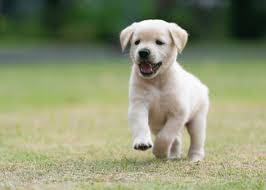
#> input picture DAY2/PUPPY.jpg, 266 x 190 px
$ python CV.PY
#> lines starting #> are read from the running program, lines starting #| are printed output that depends on the picture; after the words box and inside, x2 and y2 are one past the last pixel; in counts of white or black regions, pixels touching at a corner belong together
import cv2
import matplotlib.pyplot as plt
import numpy as np

img = cv2.imread("PUPPY.jpg")
#> img is the input picture: shape (190, 266, 3); mean B, G, R 115.8, 148.8, 142.5
rows,cols=img.shape[:2]
#> rows = 190; cols = 266
(h,w) = img.shape[:2]
#> h = 190; w = 266

cv2.flip(img,1)

print(img.shape)
#| (190, 266, 3)

cv2.circle(img,(50,50),60,(0,0,255),1)
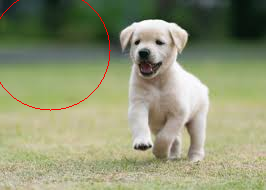
#> img: shape (190, 266, 3); 0.42% of pixels changed, all inside (x1, y1, x2, y2) = (0, 0, 111, 111)

M = np.float32([[1,0,-10],[0,1,10]])
translate = cv2.warpAffine(img,M,(cols,rows))
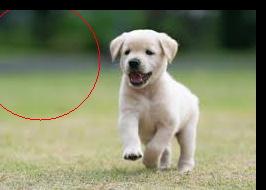
#> translate: shape (190, 266, 3); mean B, G, R 104.2, 133.5, 128.7

RM = cv2.getRotationMatrix2D((w//2,h//2),45,1)
rotated = cv2.warpAffine(img,RM,(w,h))
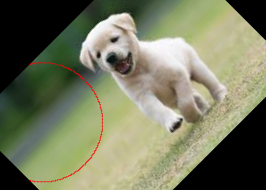
#> rotated: shape (190, 266, 3); mean B, G, R 95.9, 122.5, 119

plt.imshow(cv2.cvtColor(translate,cv2.COLOR_BGR2RGB))
plt.show()

$ run again, with DAY2/tree.jpg copied over DAY2/PUPPY.jpg
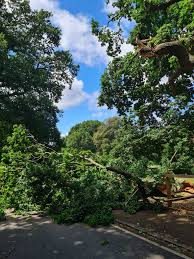
#> input picture DAY2/tree.jpg, 194 x 259 px
#> img is the input picture: shape (259, 194, 3); mean B, G, R 74.8, 84.5, 69.7
#| (259, 194, 3)
#> img: shape (259, 194, 3); 0.42% of pixels changed, all inside (x1, y1, x2, y2) = (0, 0, 111, 111)
#> `translate = cv2.warpAffine(img,M,(cols,rows))`:
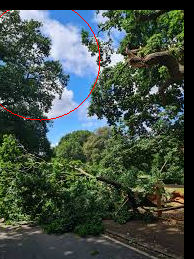
#> translate: shape (259, 194, 3); mean B, G, R 69.8, 78.4, 65.6
#> `rotated = cv2.warpAffine(img,RM,(w,h))`:
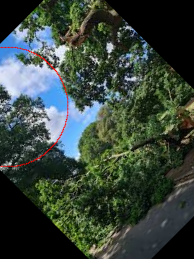
#> rotated: shape (259, 194, 3); mean B, G, R 60.3, 68.7, 56.4
